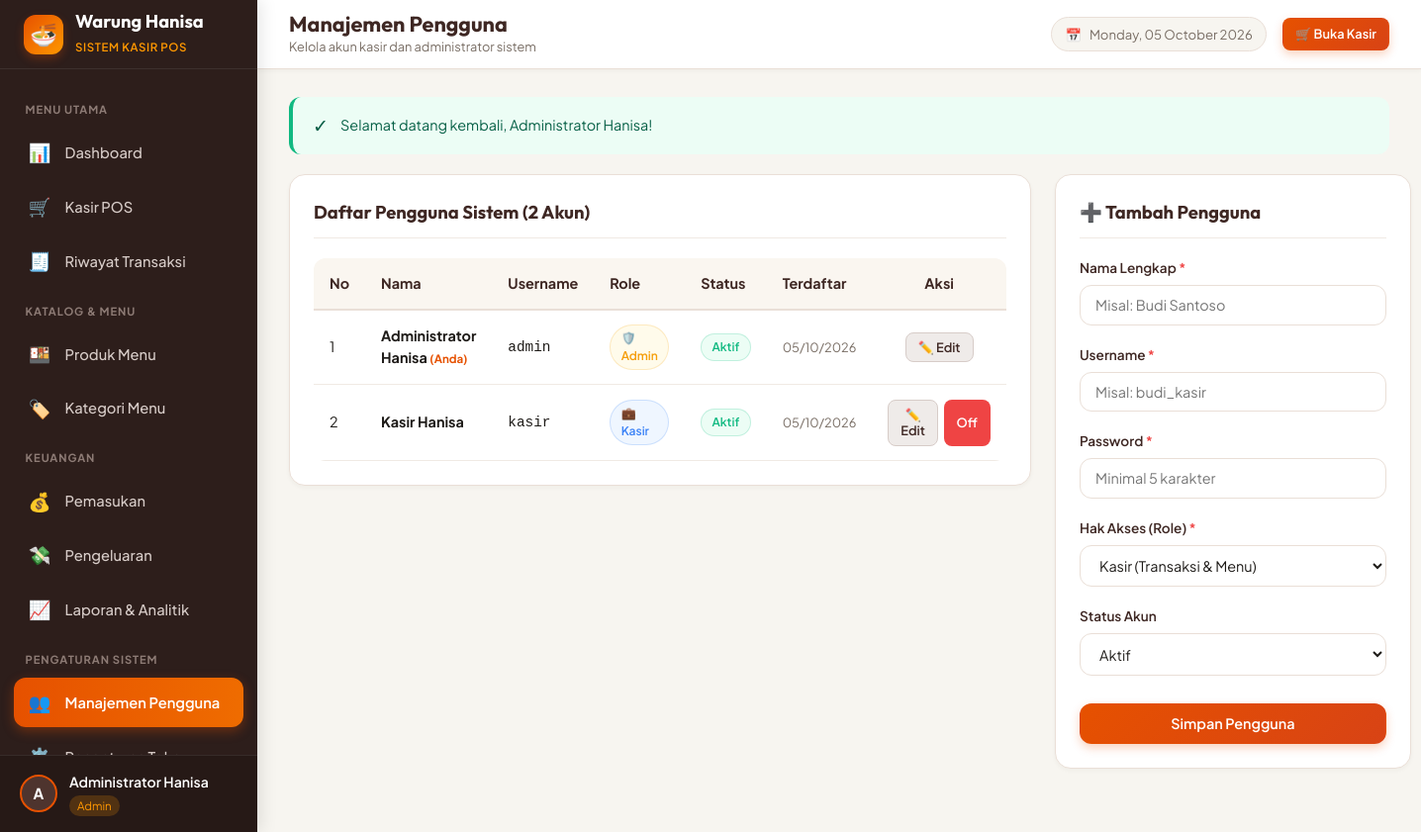
/pengguna/index.php (signed in), run on the app's committed database.
### tables this page shows
CREATE TABLE `users` (
  `id_user` INT PRIMARY KEY AUTO_INCREMENT,
  `nama` VARCHAR(100) NOT NULL,
  `username` VARCHAR(50) NOT NULL UNIQUE,
  `password` VARCHAR(255) NOT NULL,
  `role` ENUM('admin','kasir') NOT NULL,
  `status` ENUM('aktif','nonaktif') NOT NULL DEFAULT 'aktif',
  `created_at` DATETIME NOT NULL DEFAULT CURRENT_TIMESTAMP,
  INDEX `idx_username` (`username`),
  INDEX `idx_role` (`role`)
);

### pengguna/index.php (the view, shortened to what this page needs)
<?php
require_once __DIR__ . '/../includes/auth.php';
$users = $pdo->query("SELECT * FROM users ORDER BY role ASC, id_user ASC")->fetchAll();
require_once __DIR__ . '/../includes/header.php';
?>
<div style="display: grid; grid-template-columns: 1fr 360px; gap: 1.5rem; align-items: start;">
    <div class="card">
        <div class="card-header">
            <h3 class="card-title">Daftar Pengguna Sistem (<?= count($users) ?> Akun)</h3>
        </div>
        <div class="table-responsive">
            <table class="table">
                <thead>
                    <tr>
                        <th style="width: 50px;">No</th>
                        <th>Nama</th>
                        <th>Username</th>
                        <th>Role</th>
                        <th>Status</th>
                        <th>Terdaftar</th>
                        <th style="width: 140px; text-align: center;">Aksi</th>
                    </tr>
                </thead>
                <tbody>
                    <?php foreach ($users as $i => $u): ?>
                        <tr>
                            <td><?= $i + 1 ?></td>
                            <td>
                                <strong><?= htmlspecialchars($u['nama']) ?></strong>
                                <?php if ($u['id_user'] == $_SESSION['user_id']): ?>
                                    <span style="font-size: 0.72rem; color: var(--accent-orange); font-weight: 700;">(Anda)</span>
                                <?php endif; ?>
                            </td>
                            <td><code><?= htmlspecialchars($u['username']) ?></code></td>
                            <td>
                                <span class="badge <?= ($u['role'] === 'admin') ? 'badge-warning' : 'badge-info' ?>">
                                    <?= ($u['role'] === 'admin') ? '🛡️ Admin' : '💼 Kasir' ?>
                                </span>
                            </td>
                            <td>
                                <?php if ($u['status'] === 'aktif'): ?>
                                    <span class="badge badge-success">Aktif</span>
                                <?php else: ?>
                                    <span class="badge badge-danger">Nonaktif</span>
                                <?php endif; ?>
                            </td>
                            <td><span style="font-size: 0.8rem; color: var(--text-muted);"><?= date('d/m/Y', strtotime($u['created_at'])) ?></span></td>
                            <td style="text-align: center;">
                                <div style="display: inline-flex; gap: 0.35rem;">
                                    <button type="button" class="btn btn-secondary btn-sm"
                                            onclick='openEditUserModal(<?= json_encode($u) ?>)'>
                                        ✏️ Edit
                                    </button>
                                    <?php if ($u['id_user'] != $_SESSION['user_id']): ?>
                                        <a href="<?= BASE_URL ?>pengguna/index.php?toggle=<?= $u['id_user'] ?>"
                                           class="btn btn-sm <?= ($u['status'] === 'aktif') ? 'btn-danger' : 'btn-success' ?>"
                                           title="<?= ($u['status'] === 'aktif') ? 'Nonaktifkan' : 'Aktifkan' ?>"
                                           onclick="return confirm('Ubah status aktifasi akun ini?')">
                                            <?= ($u['status'] === 'aktif') ? 'Off' : 'On' ?>
                                        </a>
                                    <?php endif; ?>
                                </div>
                            </td>
                        </tr>
                    <?php endforeach; ?>
                </tbody>
            </table>
        </div>
    </div>
    <div class="card">
        <div class="card-header">
            <h3 class="card-title">➕ Tambah Pengguna</h3>
        </div>
        <form method="POST" action="">
            <div class="form-group">
                <label class="form-label" for="nama">Nama Lengkap <span style="color:var(--status-danger)">*</span></label>
                <input type="text" id="nama" name="nama" class="form-control" placeholder="Misal: Budi Santoso" required>
            </div>
            <div class="form-group">
                <label class="form-label" for="username">Username <span style="color:var(--status-danger)">*</span></label>
                <input type="text" id="username" name="username" class="form-control" placeholder="Misal: budi_kasir" required>
            </div>
            <div class="form-group">
                <label class="form-label" for="password">Password <span style="color:var(--status-danger)">*</span></label>
                <input type="password" id="password" name="password" class="form-control" placeholder="Minimal 5 karakter" minlength="5" required>
            </div>
            <div class="form-group">
                <label class="form-label" for="role">Hak Akses (Role) <span style="color:var(--status-danger)">*</span></label>
                <select id="role" name="role" class="form-select" required>
                    <option value="kasir">Kasir (Transaksi & Menu)</option>
                </select>
            </div>
            <div class="form-group">
                <label class="form-label" for="status">Status Akun</label>
                <select id="status" name="status" class="form-select">
                    <option value="aktif">Aktif</option>
                </select>
            </div>
            <button type="submit" class="btn btn-primary" style="width: 100%; margin-top: 0.5rem;">
                Simpan Pengguna
            </button>
        </form>
    </div>
</div>
<?php require_once __DIR__ . '/../includes/footer.php'; ?>

### assets/css/style.css (style rules this page uses)
:root { --primary-dark: #3E2723; --primary-brown: #4E342E; --primary-light: #5D4037; --accent-orange: #E65100; --accent-orange-hover: #D84315; --accent-amber: #FF9800; --accent-light: #FFE0B2; --bg-main: #F7F5F0; --bg-card: #FFFFFF; --bg-sidebar: #2D1E1B; --bg-sidebar-hover: #3E2B27; --bg-cream: #FFFDF9; --border-color: #EADFD7; --border-subtle: #F0EAE4; --text-dark: #1E1B18; --text-muted: #796E65; --text-light: #A89F97; --text-white: #FFFFFF; --status-success: #10B981; --status-success-bg: #ECFDF5; --status-danger: #EF4444; --status-danger-bg: #FEF2F2; --status-warning: #F59E0B; --status-warning-bg: #FFFBEB; --status-info: #3B82F6; --status-info-bg: #EFF6FF; --shadow-sm: 0 2px 4px rgba(62, 39, 35, 0.04); --shadow-md: 0 4px 12px rgba(62, 39, 35, 0.08); --shadow-lg: 0 10px 25px rgba(62, 39, 35, 0.12); --shadow-xl: 0 20px 40px rgba(62, 39, 35, 0.18); --sidebar-width: 260px; --header-height: 70px; --radius-sm: 8px; --radius-md: 12px; --radius-lg: 16px; --radius-xl: 24px; --radius-full: 9999px; --transition: all 0.25s cubic-bezier(0.4, 0, 0.2, 1); }
*, *::before, *::after { box-sizing: border-box; margin: 0; padding: 0; }
body { font-family: 'Plus Jakarta Sans', sans-serif; background-color: var(--bg-main); color: var(--text-dark); line-height: 1.5; -webkit-font-smoothing: antialiased; }
h1, h2, h3, h4, h5, h6, .brand-font { font-family: 'Outfit', sans-serif; font-weight: 700; color: var(--primary-dark); }
a { color: inherit; text-decoration: none; }
button, input, select, textarea { font-family: inherit; font-size: inherit; }
.btn { display: inline-flex; align-items: center; justify-content: center; gap: 0.5rem; padding: 0.65rem 1.25rem; border-radius: var(--radius-md); font-size: 0.9rem; font-weight: 600; cursor: pointer; border: 1px solid transparent; transition: var(--transition); text-decoration: none; }
.btn-primary { background: linear-gradient(135deg, var(--accent-orange), var(--accent-orange-hover)); color: #FFFFFF; box-shadow: 0 4px 10px rgba(230, 81, 0, 0.25); }
.btn-secondary { background-color: #EFEBE9; color: var(--primary-dark); border-color: #D7CCC8; }
.btn-danger { background-color: var(--status-danger); color: #FFFFFF; }
.btn-sm { padding: 0.4rem 0.75rem; font-size: 0.8rem; border-radius: var(--radius-sm); }
.form-group { margin-bottom: 1.25rem; }
.form-label { display: block; font-size: 0.85rem; font-weight: 600; color: var(--primary-dark); margin-bottom: 0.4rem; }
.form-control, .form-select { width: 100%; padding: 0.65rem 0.95rem; border: 1px solid var(--border-color); border-radius: var(--radius-md); background-color: #FFFFFF; color: var(--text-dark); font-size: 0.9rem; transition: var(--transition); outline: none; }
.card { background-color: var(--bg-card); border-radius: var(--radius-lg); border: 1px solid var(--border-color); box-shadow: var(--shadow-sm); padding: 1.5rem; margin-bottom: 1.5rem; }
.card-header { display: flex; align-items: center; justify-content: space-between; margin-bottom: 1.25rem; padding-bottom: 0.75rem; border-bottom: 1px solid var(--border-subtle); }
.card-title { font-size: 1.15rem; color: var(--primary-dark); margin: 0; }
.table-responsive { width: 100%; overflow-x: auto; border-radius: var(--radius-md); }
.table { width: 100%; border-collapse: collapse; text-align: left; font-size: 0.9rem; }
.table th { background-color: #FAF6F0; color: var(--primary-dark); font-weight: 700; padding: 0.9rem 1rem; border-bottom: 2px solid var(--border-color); white-space: nowrap; }
.table td { padding: 0.9rem 1rem; border-bottom: 1px solid var(--border-subtle); vertical-align: middle; }
.badge { display: inline-flex; align-items: center; gap: 0.35rem; padding: 0.25rem 0.65rem; border-radius: var(--radius-full); font-size: 0.75rem; font-weight: 600; }
.badge-success { background-color: var(--status-success-bg); color: var(--status-success); border: 1px solid rgba(16, 185, 129, 0.2); }
.badge-warning { background-color: var(--status-warning-bg); color: var(--status-warning); border: 1px solid rgba(245, 158, 11, 0.2); }
.badge-info { background-color: var(--status-info-bg); color: var(--status-info); border: 1px solid rgba(59, 130, 246, 0.2); }

### data on the page
users: nama "Administrator Hanisa", shows "(Anda)", username "admin", role "🛡️ Admin", status "Aktif", created_at "05/10/2026"
users: nama "Kasir Hanisa", username "kasir", role "💼 Kasir", status "Aktif", created_at "05/10/2026"

### other printed values
substr($nama_user, 0, 1) "A"
$nama_user "Administrator Hanisa"
$role "Admin"
$page_title "Manajemen Pengguna"
$page_subtitle "Kelola akun kasir dan administrator sistem"
$f_success "Selamat datang kembali, Administrator Hanisa!"
count($users) "2"
